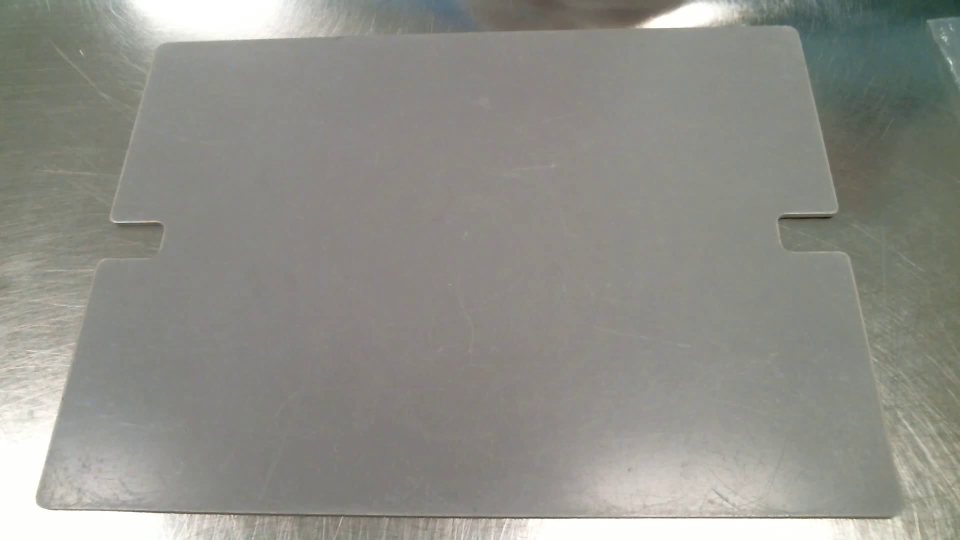
#> input picture detection/pins_tracking/v1/segmentation/dataset/image/f_0001_66.67_0.07.jpg, 1920 x 1080 px, given in place of Video_6.mp4, which was not available (shown at 1/2 size)
$ python bg_subtraction.py
#> lines starting #> are read from the running program, lines starting #| are printed output that depends on the picture; pictures that were not available may be replaced by others from this repository, and a replacement may not be noted
### utils/VideoPlayback.py
import cv2
import math
from utils import leftClip
from utils.KbdKeys import KbdKeys
from utils.VideoPlaybackHandlerBase import VideoPlaybackHandlerBase
from utils.visualize import putFramePos


class VideoPlayback:
    def __init__(self, videoPath, initialFrameDelay=1, autoplayInitially=True):
        self.cap = cv2.VideoCapture(videoPath)
        self.frameDelay = initialFrameDelay
        self.autoPlay = autoplayInitially
        self._controller = VideoController(self)

    @property
    def manualPlay(self):
        return not self.autoPlay

    @manualPlay.setter
    def manualPlay(self, manualPlay):
        self.autoPlay = not manualPlay

    def __enter__(self):
        return self

    def __exit__(self, exc_type, exc_val, exc_tb):
        self.release()

    def release(self):
        if self.cap:
            self.cap.release()
            self.cap = None

    def frameSize(self):
        assert self.cap
        w = int(self.cap.get(cv2.CAP_PROP_FRAME_WIDTH))
        h = int(self.cap.get(cv2.CAP_PROP_FRAME_HEIGHT))
        return (w, h)

    def __currentPos(self):
        assert self.cap
        return int(self.cap.get(cv2.CAP_PROP_POS_FRAMES))

    def setPos(self, pos):
        assert self.cap
        self.cap.set(cv2.CAP_PROP_POS_FRAMES, pos)

    def __currentPosMsec(self):
        assert self.cap
        return self.cap.get(cv2.CAP_PROP_POS_MSEC)

    # [20 lines left out: functions backward, changeFrameDelay, not called in this run]

    @staticmethod
    def __range(range):
        from_, to = 0, math.inf
        if not range:
            return from_, to
        if isinstance(range, int):
            from_ = range
            return from_, to
        if len(range) == 1:
            range = (range[0], math.inf)
        from_, to = range[:2]
        from_ = from_ or 0
        to = to or math.inf
        return from_, to

    def frames(self, range=None):
        assert self.cap
        from_, to = self.__range(range)
        if from_:
            self.setPos(from_)
        while True:
            pos = self.__currentPos()
            if pos > to:
                break
            posMsec = self.__currentPosMsec()
            frame = self.readFrame()
            if frame is None:
                break
            yield pos, frame, posMsec

    def readFrame(self, pos=None):
        if pos is not None:
            self.setPos(pos)
        ret, frame = self.cap.read()
        if not ret:
            return None
        return frame

    def framesCount(self):
        return int(self.cap.get(cv2.CAP_PROP_FRAME_COUNT))

    def handleAction(self):
        return self._controller.handleAction()

    def play(self, range=None, onFrameReady=None, onStateChange=None):
        def defaultFrameReady(frame, framePos, framePosMsec, playback):
            cv2.imshow('Video', frame)

        # [4 lines left out: function defaultStateChange, not called in this run]

        def emptyStateChange(frameDelay, autoPlay, framePos, framePosMsec, playback):
            pass

        if onFrameReady is None and onStateChange is None:
            onStateChange = defaultStateChange
        if onStateChange is None:
            onStateChange = emptyStateChange
        onFrameReady = onFrameReady or defaultFrameReady

        for pos, frame, posMsec in self.frames(range):
            onFrameReady(frame, pos, posMsec, self)
            onStateChange(self.frameDelay, self.autoPlay, pos, posMsec, self)
            while True:
                read, stop, changed, key = self.handleAction()  # enter in user action handling
                if changed:
                    onStateChange(self.frameDelay, self.autoPlay, pos, posMsec, self)
                if read:
                    break
                if stop:
                    return

    def playWithHandler(self, handler: VideoPlaybackHandlerBase, range=None):
        self.play(range, handler.frameReady, handler.syncPlaybackState)


# [7 lines left out: function readFrame, not called in this run]


class VideoController:
    def __init__(self, videoPlayback):
        self.videoPlayback = videoPlayback
        self._scheduleManualPlay = False

    @staticmethod
    def waitKey(delay):
        return cv2.waitKeyEx(delay)

    BACKWARD_KEYS = {KbdKeys.L_ARROW_EX, KbdKeys.a, KbdKeys.A}
    FORWARD_KEYS = {KbdKeys.R_ARROW_EX, KbdKeys.d, KbdKeys.D}
    INCREASE_DELAY_KEYS = {KbdKeys.UP_ARROW_EX, KbdKeys.w, KbdKeys.W}
    DECREASE_DELAY_KEYS = {KbdKeys.DOWN_ARROW_EX, KbdKeys.s, KbdKeys.S}

    def _handleManualPlay(self):
        assert self.videoPlayback.manualPlay

        read, stop, changed = False, False, False
        key = self.waitKey(-1)

        if key == KbdKeys.Q:
            self.videoPlayback.autoPlay = True
            read, stop, changed = True, False, True

        elif key == KbdKeys.ESC:
            read, stop, changed = False, True, False

        elif key in self.BACKWARD_KEYS:
            self.videoPlayback.backward()
            read, stop, changed = True, False, False

        elif key in self.FORWARD_KEYS:
            read, stop, changed = True, False, False

        elif key in self.INCREASE_DELAY_KEYS:
            self.videoPlayback.changeFrameDelay(+1)
            read, stop, changed = False, False, True

        elif key in self.DECREASE_DELAY_KEYS:
            self.videoPlayback.changeFrameDelay(-1)
            read, stop, changed = False, False, True

        return read, stop, changed, key

    def _handleAutoPlay(self):
        assert self.videoPlayback.autoPlay

        read, stop, changed = False, False, False
        key = self.waitKey(self.videoPlayback.frameDelay)

        if key == -1:  # wait time elapsed
            read, stop, changed = True, False, False

        elif key == KbdKeys.ESC:
            read, stop, changed = False, True, False

        elif key == KbdKeys.Q:
            self.videoPlayback.manualPlay = True
            read, stop, changed = False, False, True

        elif key in self.BACKWARD_KEYS:
            self.videoPlayback.backward()
            self.videoPlayback.manualPlay = True
            read, stop, changed = True, False, True

        elif key in self.INCREASE_DELAY_KEYS:
            self.videoPlayback.changeFrameDelay(+1)
            read, stop, changed = False, False, True

        elif key in self.DECREASE_DELAY_KEYS:
            self.videoPlayback.changeFrameDelay(-1)
            read, stop, changed = False, False, True

        return read, stop, changed, key

    def handleAction(self):
        if self.videoPlayback.manualPlay:
            return self._handleManualPlay()
        else:
            return self._handleAutoPlay()


# [53 lines that do not run on import are left out]

### utils/__init__.py
import cv2
import numpy as np


# [12 lines left out: functions clip, leftClip, not called in this run]


def resize(img, factor, interpolation=cv2.INTER_AREA):
    if factor == 1:
        return img
    w = img.shape[1]
    h = img.shape[0]
    newSize = int(w * factor), int(h * factor)
    return cv2.resize(img, newSize, interpolation=interpolation)


# [10 lines left out: function boxCenter, not called in this run]


def roundToInt(value):
    return int(round(value))


def roundPoint(pt):
    return roundToInt(pt[0]), roundToInt(pt[1])


def cityblockDistance(pt1, pt2):
    x, y = np.abs(np.subtract(pt1, pt2))
    return x + y


# [46 lines left out: functions videoWriter, firstOrDefault, lastOrDefault, colorChannelsTo24bit, remainderlessDividable, not called in this run]

### utils/Timer.py
import time
from contextlib import contextmanager


class Timer:
    def __init__(self, desc='', autoreport=True):
        self.desc = desc
        self.start = self.end = self.duration = None
        self.autoreport = autoreport

    @contextmanager
    def timeit(self):
        self.start = time.time()
        yield self
        self.end = time.time()
        self.duration = self.end - self.start
        if self.autoreport:
            print(self.report())

    def report(self):
        return f'{self.desc}: {self.duration:.7f}'

    def getDuration(self):
        now = time.time()
        return now - self.start


def timeit(desc='', autoreport=True):
    return Timer(desc, autoreport).timeit()


# [5 lines that do not run on import are left out]

### utils/VideoPlaybackHandlerBase.py
import cv2

import utils
from utils import roundToInt, resize


class VideoPlaybackHandlerBase:
    winname = 'Video'

    def __init__(self, frameSize):
        self.__displayFrame0 = None
        self.__displayFrame = None
        self._frame = None
        self._framePos = None
        cv2.namedWindow(self.winname)
        cv2.setMouseCallback(self.winname, self.onMouse)
        self._frameScaleFactor = 0.7 if frameSize[0] >= 1900 else 1

    # [13 lines left out: functions release, onMouse, not called in this run]

    def syncPlaybackState(self, frameDelay, autoPlay, framePos, framePosMsec, playback):
        autoplayLabel = 'ON' if autoPlay else 'OFF'
        stateTitle = f'Video (Pos: {framePos}/{framePosMsec:.1f}ms, FrameDelay: {frameDelay}, Autoplay: {autoplayLabel})'
        cv2.setWindowTitle(self.winname, stateTitle)

    def frameReady(self, frame, framePos, framePosMsec, playback):
        self._frame = frame
        self._framePos = framePos
        self.__displayFrame0 = self.createDisplayFrame()
        self.refreshDisplayFrame()

    def __showFrame(self):
        cv2.imshow(self.winname, self.__displayFrame)

    def refreshDisplayFrame(self):
        self.__displayFrame = self.processDisplayFrame(self.__displayFrame0)
        self.__showFrame()

    def createDisplayFrame(self):
        return resize(self._frame, self._frameScaleFactor)

    def processDisplayFrame(self, displayFrame0):
        # override this method to draw in display frame
        return displayFrame0

### dead_stuff/tests_n_experiments/motion_analysis/bg_subtraction.py
import cv2

from utils import resize
from utils.Timer import timeit
from utils.VideoPlayback import VideoPlayback
from utils.VideoPlaybackHandlerBase import VideoPlaybackHandlerBase


def files():
    yield '/HDD_DATA/Computer_Vision_Task/Video_6.mp4'
    # yield '/HDD_DATA/Computer_Vision_Task/Video_2.mp4'


class VideoHandler(VideoPlaybackHandlerBase):
    def __init__(self, frameSize):
        super(VideoHandler, self).__init__(frameSize)
        self._frameScaleFactor = 1
        self.bgSubtractor: cv2.BackgroundSubtractor = self.createBackgroudSubtractor()

    def createBackgroudSubtractor(self):
        knn = cv2.createBackgroundSubtractorKNN(history=500, detectShadows=True)
        knn.setShadowValue(0)
        return knn
        # return cv2.bgsegm.createBackgroundSubtractorGSOC()
        # return cv2.bgsegm.createBackgroundSubtractorLSBP()
        # return cv2.bgsegm.createBackgroundSubtractorMOG()

        mog2 = cv2.createBackgroundSubtractorMOG2(history=800, detectShadows=False)
        # mog2.setShadowValue(0)
        return mog2

    def frameReady(self, frame, framePos, framePosMsec, playback):
        frame = resize(frame, .5)
        # frame = cv2.medianBlur(frame, 5)
        # frame = cv2.GaussianBlur(frame, (3, 3), 0)

        with timeit():
            fgMask1 = self.bgSubtractor.apply(frame)

        with timeit(autoreport=False) as t:
            cntNonZero = cv2.countNonZero(fgMask1)
            print('cntNonZero', t.getDuration(), cntNonZero)

        with timeit(autoreport=False) as t:
            retval, labels = cv2.connectedComponents(fgMask1)
            print('connectedComponents', t.getDuration(), retval, labels.shape)

        with timeit(autoreport=False) as t:
            retval, labels, stats, centroids = cv2.connectedComponentsWithStats(fgMask1)
            print('connectedComponentsWithStat', t.getDuration(), retval, labels.shape, stats.shape, centroids.shape)

        print('-------------------------------')
        # bgImage1 = self.bgSubtractor.getBackgroundImage()

        niters = 3
        refined = cv2.erode(fgMask1, None, None, None, 1)
        refined = cv2.dilate(refined, None, refined, None, niters)
        refined = cv2.erode(refined, None, refined, None, niters * 2)
        refined = cv2.dilate(refined, None, refined, None, niters)

        cv2.imshow('fgMask1', resize(fgMask1, 1))
        cv2.imshow('refined', resize(refined, 1))
        # cv2.imshow('bgImage1', resize(bgImage1, 1.5))

        super(VideoHandler, self).frameReady(frame, framePos, framePosMsec, playback)

    def release(self):
        self.bgSubtractor.clear()


def main():
    for sourceVideoFile in files():
        videoPlayback = VideoPlayback(sourceVideoFile, 1, autoplayInitially=False)
        handler = VideoHandler(videoPlayback.frameSize())
        endOfVideo = videoPlayback.playWithHandler(handler)
        if endOfVideo:
            cv2.waitKey()
        videoPlayback.release()
        handler.release()
#> this loop made 1 pass; (key q is pressed on pass 1)
#> (printed output is left out)
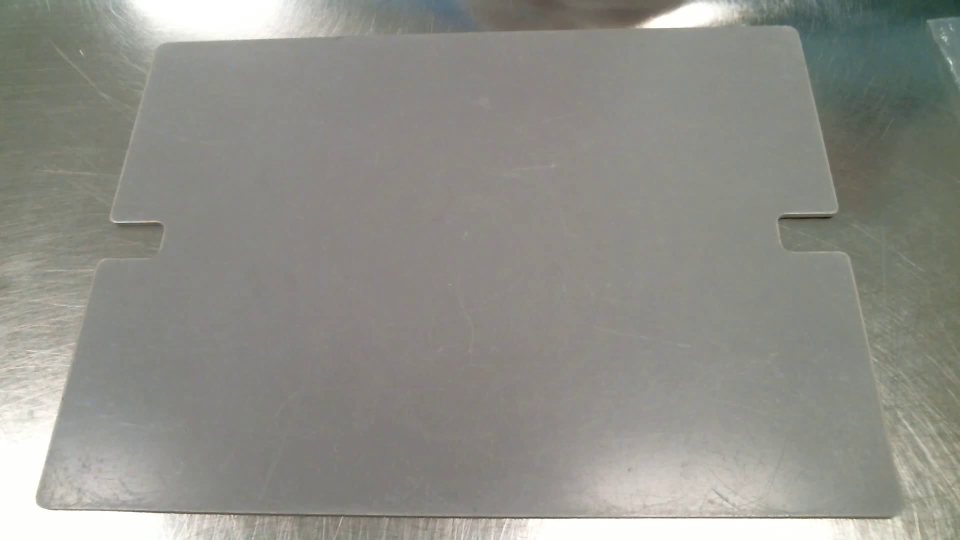
#> input picture detection/pins_tracking/v1/segmentation/dataset/image/f_0001_66.67_0.07.jpg, 1920 x 1080 px, given in place of Video_6.mp4, which was not available (shown at 1/2 size)
#> pass 1, in frameReady, `frame = resize(frame, .5)`:
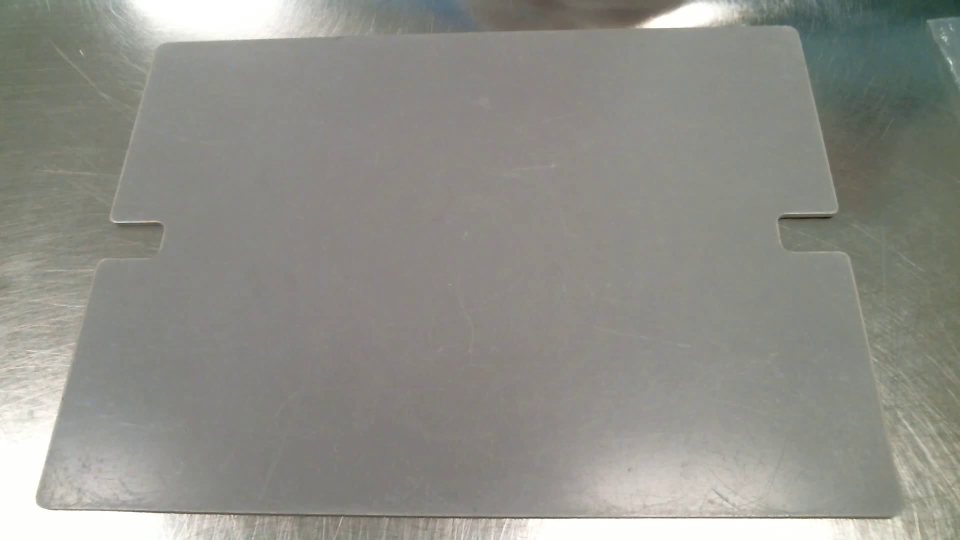
#> frame: shape (540, 960, 3); mean of channels 0, 1, 2 136.7, 143.3, 143.2; drawn as B, G, R


#########################
#########################
main()

$ run again, on detection/pins_tracking/v1/segmentation/dataset/image/f_0005_333.33_0.33.jpg
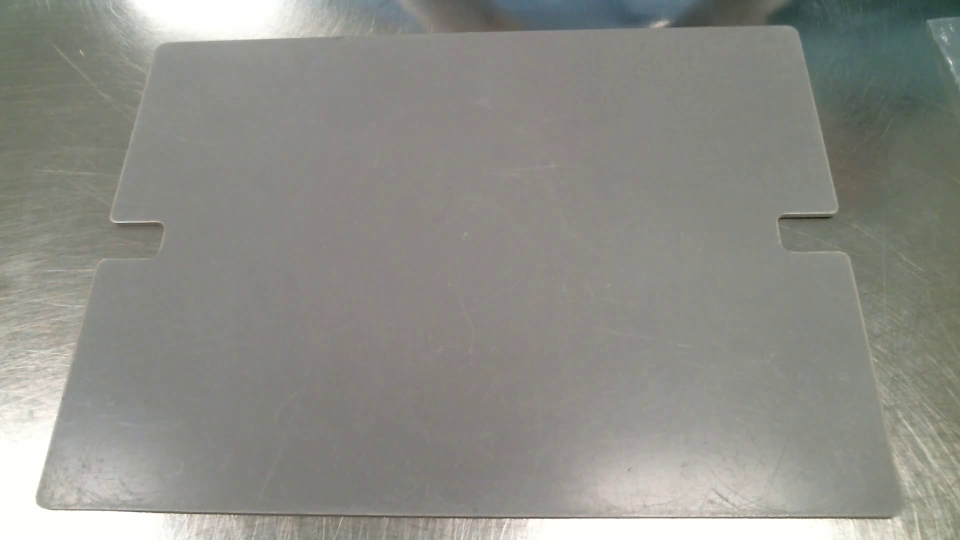
#> input picture detection/pins_tracking/v1/segmentation/dataset/image/f_0005_333.33_0.33.jpg, 1920 x 1080 px, given in place of Video_6.mp4, which was not available (shown at 1/2 size)
#> the loop in main, `for sourceVideoFile in files():` made 1 pass; (key q is pressed on pass 1)
#> (printed output is left out)
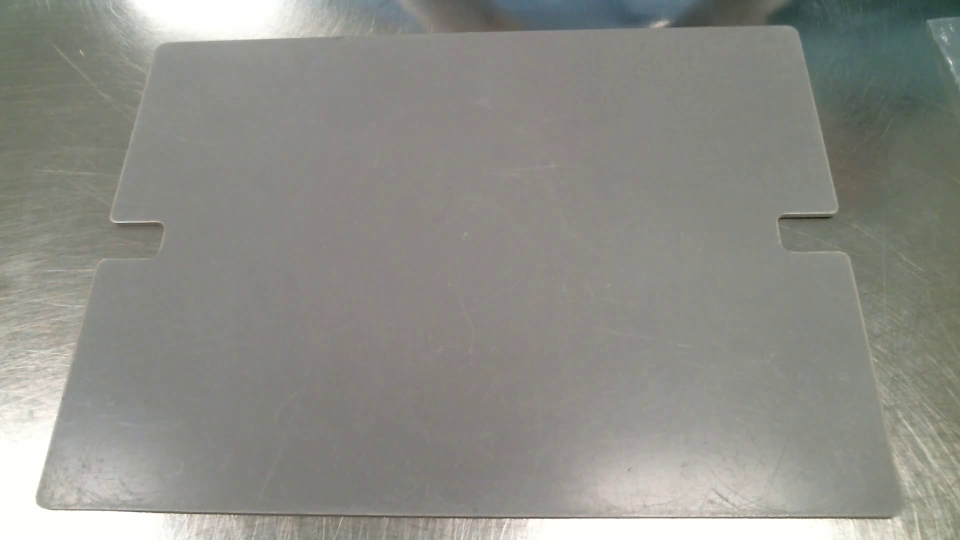
#> input picture detection/pins_tracking/v1/segmentation/dataset/image/f_0005_333.33_0.33.jpg, 1920 x 1080 px, given in place of Video_6.mp4, which was not available (shown at 1/2 size)
#> pass 1, in frameReady, `frame = resize(frame, .5)`:
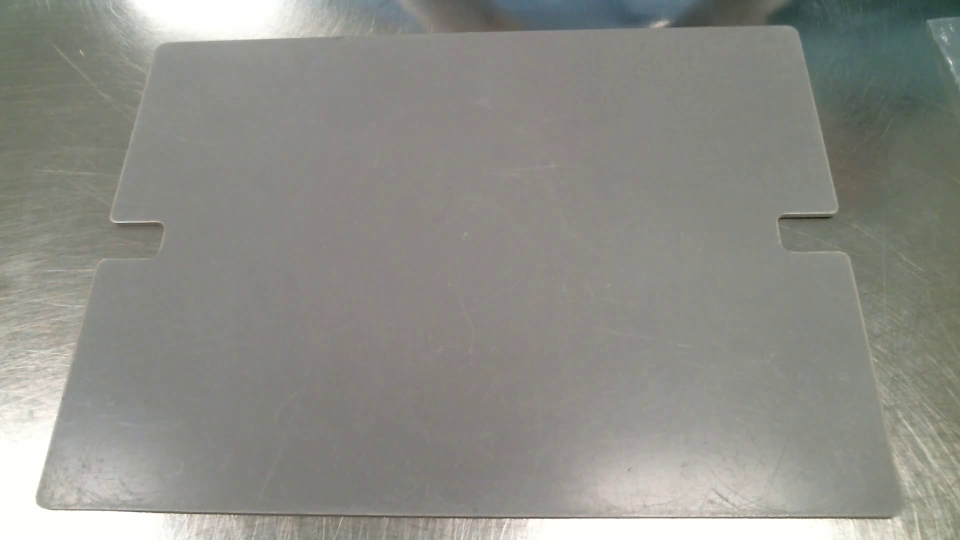
#> frame: shape (540, 960, 3); mean of channels 0, 1, 2 135.6, 141.9, 141.7; drawn as B, G, R

$ run again, on detection/pins_tracking/v1/segmentation/dataset/image/f_0007_466.67_0.47.jpg
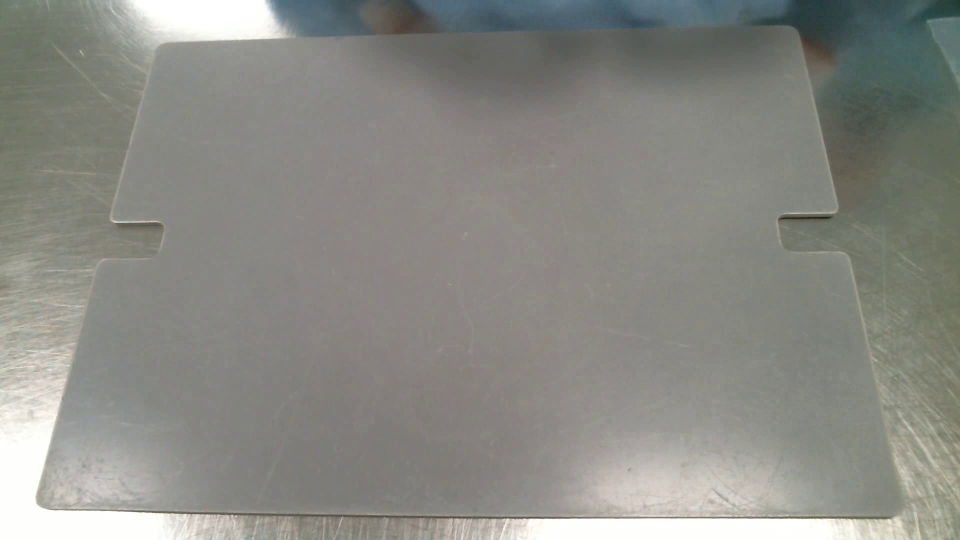
#> input picture detection/pins_tracking/v1/segmentation/dataset/image/f_0007_466.67_0.47.jpg, 1920 x 1080 px, given in place of Video_6.mp4, which was not available (shown at 1/2 size)
#> the loop in main, `for sourceVideoFile in files():` made 1 pass; (key q is pressed on pass 1)
#> (printed output is left out)
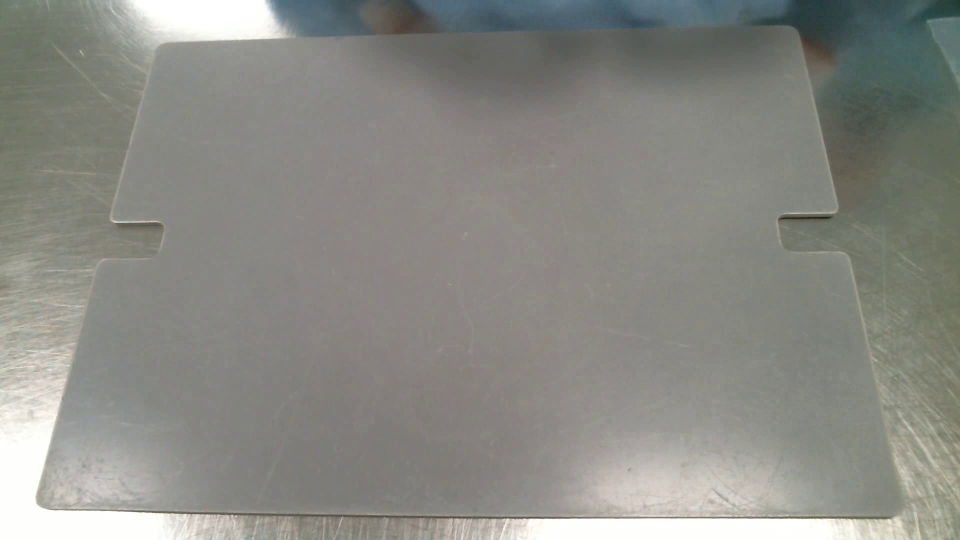
#> input picture detection/pins_tracking/v1/segmentation/dataset/image/f_0007_466.67_0.47.jpg, 1920 x 1080 px, given in place of Video_6.mp4, which was not available (shown at 1/2 size)
#> pass 1, in frameReady, `frame = resize(frame, .5)`:
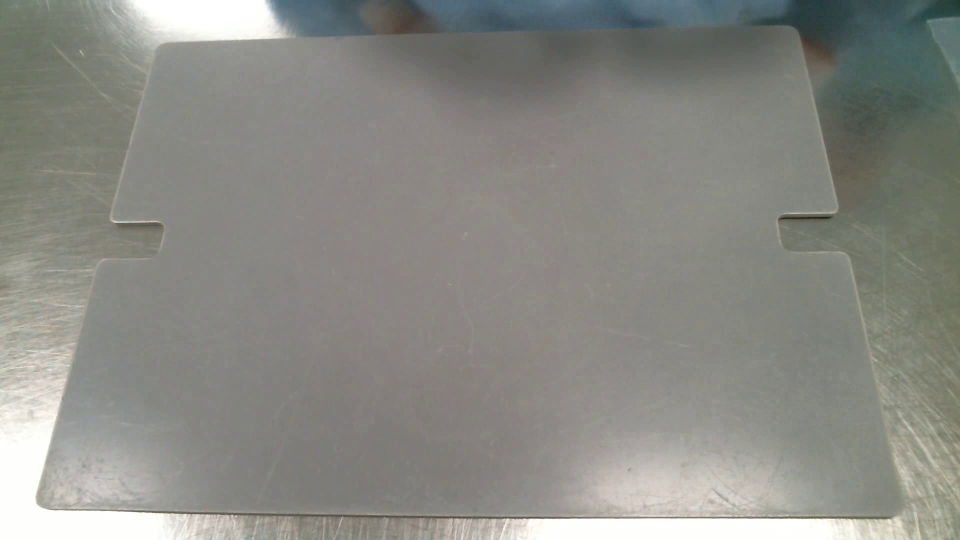
#> frame: shape (540, 960, 3); mean of channels 0, 1, 2 132.4, 138.4, 137.8; drawn as B, G, R
